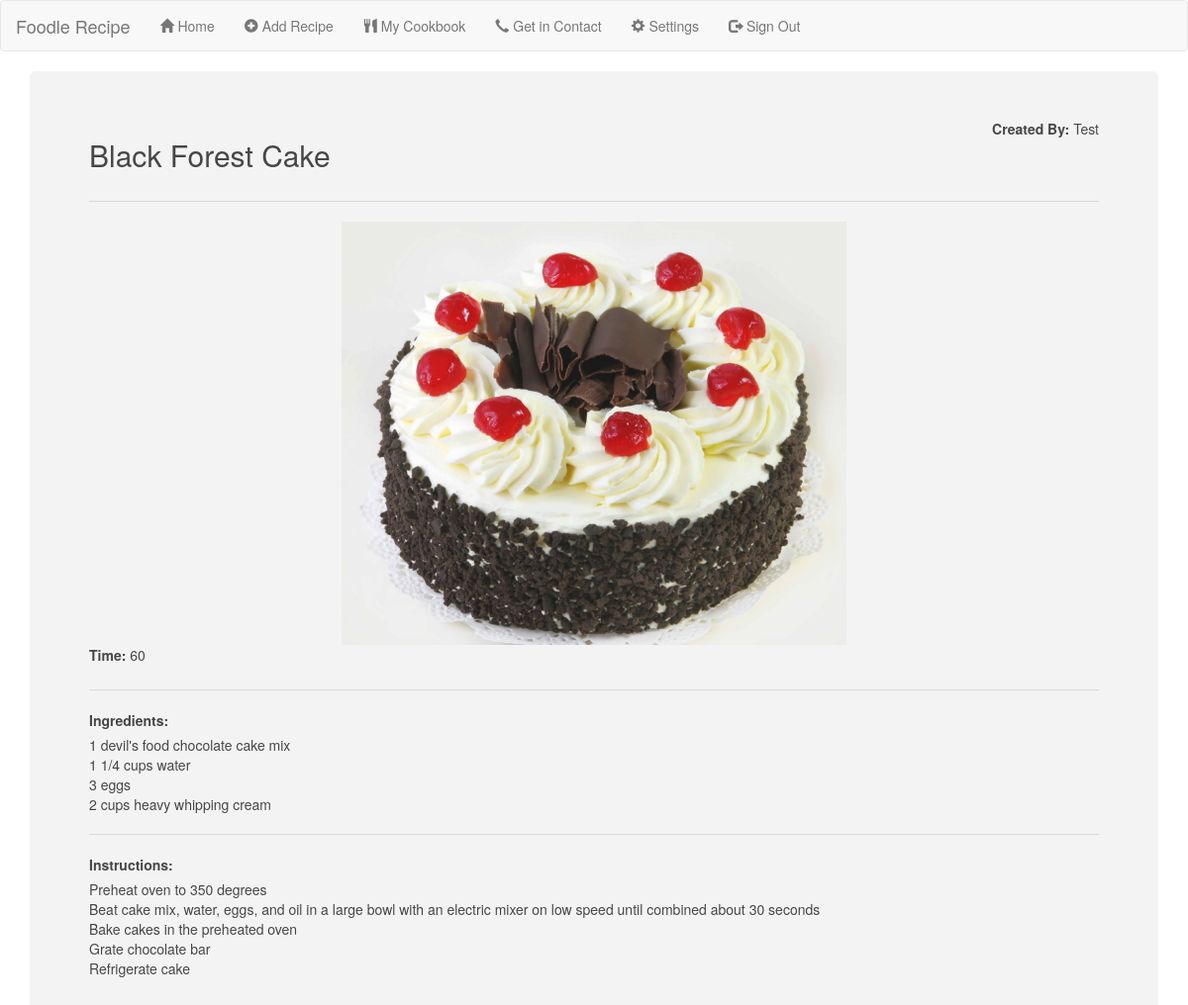
Page /website/displayRecipe.php?id=1 (signed in) on the committed database.
### tables this page shows
CREATE TABLE `rdetails` (
  `Id` int(11) NOT NULL,
  `rname` varchar(60) DEFAULT NULL,
  `rauthor` varchar(20) DEFAULT NULL,
  `rtime` varchar(5) DEFAULT NULL,
  `rinstructions` varchar(1000) DEFAULT NULL,
  `ringredients` varchar(1000) DEFAULT NULL,
  `rimage` varchar(100) DEFAULT NULL
);

### website/displayRecipe.php (the view, shortened to what this page needs)
<!DOCTYPE html>
<html>
<head>
  <?php
    require "conn.php";
  ?>
</head>
<body class="image">
  <div class="container">
    <div class="jumbotron">
    <?php
    function parseList($list){
        echo str_replace(".","<br>",$list);
      }
      $recipeId = $_GET["id"];
      $stmt=$conn->prepare("select * from foodlerecipe.rdetails where Id = ?");
      $stmt->bind_param("i",$recipeId);
      $stmt->execute();
      $result=$stmt->get_result();
      $row=$result->fetch_assoc();
      ?>
        <div class="rdetails recDispBanner">
          <h2>
            <?php
            if(!empty($row["rname"])){
            echo $row["rname"];
            }
            else{
              echo "Not Available";
            }
            ?>
          </h2>
        </div>
        <div class="rdetails recDispBanner" id="recDispAuthor">
          <label>Created By: </label>
            <?php
            if(!empty($row["rauthor"])){
            echo $row["rauthor"];
            }
            else{
              echo "Not Available";
            }
            ?>
        </div>
        <hr>
        <div class="rdetails">
            <?php
            if(!empty($row["rimage"])){
            echo  "<img src=". $row["rimage"] ." class='recipeImage' >";
            }
            else{
              echo "Not Available";
            }
            ?>
        </div>
        <div class="rdetails">
          <label>Time: </label>
            <?php
            if(!empty($row["rtime"])){
            echo $row["rtime"];
            }
            else{
              echo "Not Available";
            }
            ?>
        </div>
        <hr>
        <div class="rdetails">
          <label>Ingredients:  </label>
          <br>
            <?php
            if(!empty($row["ringredients"])){
            parseList($row["ringredients"]);
            }
            else{
              echo "Not Available";
            }
            ?>
        </div>
        <hr>
        <div class="rdetails">
          <label>Instructions: </label>
          <br>
            <?php
            if(!empty($row["rinstructions"])){
              parseList($row["rinstructions"]);
            }
            else{
              echo "Not Available";
            }
            ?>
        </div>
    </div>
  </div>
</body>
</html>

### website/stylesheet.css (style rules this page uses)
.image { background-image: url("foodbackground.jpg"); background-size: cover; background-repeat: none; }
.container { opacity: 0.9; }
.jumbotron { background-color:#f2f2f2; }
.recipeImage { width:300px; height: 150px; display: block; margin-left: auto; margin-right: auto; }
.rdetails { position: relative; }
.recDispBanner { display: inline-block; }
#recDispAuthor { float:right; }

### rows in the picture
rdetails: rname "Black Forest Cake", rauthor "Test", rimage (picture), rtime "60", ringredients "1 devil's food chocolate cake mix 1 1/4 cups water 3 eggs 2 cups heavy whipping cream Preheat oven to 350 degrees Beat cake mix, water, eggs, and oil in a large bowl with an electric mixer on low speed until combined about 30 seconds Bake cakes in the preheated oven Grate chocolate bar Refrigerate cake"
